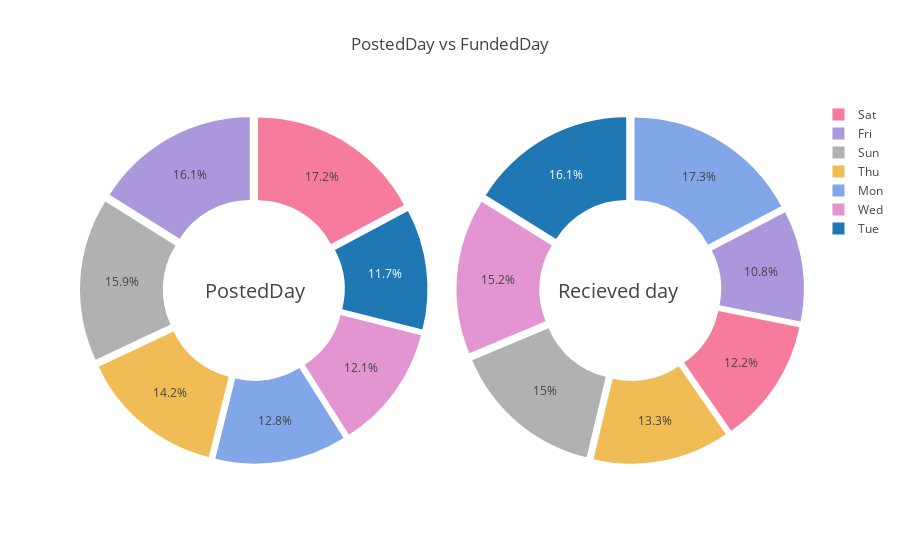

Write notebook code for a chart like this one.
### Markdown cell above
### lets analyze which day in a week gets hight amount of donations.

### Code cell
t1 = df_Projects['Posted Day'].value_counts()
t2 = df_Donations_Time['Received Day'].value_counts()

mapp = {0:'Sun',1:'Mon',2:'Tue',3:'Wed',4:'Thu',5:'Fri',6:'Sat'}
values1 = t1.values 
index1 = t1.index
index1 = [mapp[x] for x in index1]

values2 = t2.values 
index2 = t2.index
index2 = [mapp[x] for x in index2]
tmap = {}
for j, b in enumerate(index2):
    tmap[b] = values2[j]
# print (tmap)
# print index1
values2_c = [tmap[c] for c in index1]
# print values2_c
domain1 = {'x': [0.2, 0.50], 'y': [0.0, 0.33]}
domain2 = {'x': [0.8, 0.50], 'y': [0.0, 0.33]}


fig = {
  "data": [
    {
      "values": values1,
      "labels": index1,
      "domain": {"x": [0, .48]},
        "marker" : dict(colors=["#f77b9c" ,'#ab97db',  '#b0b1b2', "#efbc56", "#81a7e8", "#e295d0"]),
      ##"name": "PostedDay",
      "hoverinfo":"label+percent+name",
        "hole": .5,
        'pull': .05,
      
#             "textinfo" : "text",
      "type": "pie"
    },
    {
      "values": values2_c,
      "labels": index1,
        "marker" : dict(colors=["#f77b9c" ,'#ab97db',  '#b0b1b2', "#efbc56", "#81a7e8", "#e295d0"]),
      "domain": {"x": [.52, 1]},
#         "text":"CO2",
   ##   "textposition":"inside",
  ##    "name": "FundedDay",
#         "text" : values2,
#         "textinfo" : "text",
        "hole" : .5,
        'pull': .05,
      "type": "pie"
    }],
  "layout": {
   "title":"PostedDay vs FundedDay",
     "annotations": [
            {
                "font": {
                   "size": 20
               },
               "showarrow": False,
               "text": "PostedDay",
               "x": 0.17,
                "y": 0.5
            },
            {
                "font": {
                   "size": 20
               },
                "showarrow": False,
              "text": "Recieved day",
                "x": 0.83,
               "y": 0.5
           }
        ]
    
    }
}
iplot(fig, filename='donut')

### Figure 1 — Plotly figure (JSON) as saved in the notebook; plotly's stock layout.template omitted (floating-point values rounded to 4 significant figures)
{"data": [{"domain": {"x": [0, 0.48]}, "hole": 0.5, "hoverinfo": "label+percent+name", "labels": ["Sat", "Fri", "Sun", "Thu", "Mon", "Wed", "Tue"], "marker": {"colors": ["#f77b9c", "#ab97db", "#b0b1b2", "#efbc56", "#81a7e8", "#e295d0"]}, "pull": 0.05, "type": "pie", "uid": "a86139de-ab07-11e8-8534-acbc32968cab", "values": [190888, 178391, 176569, 157187, 142498, 134259, 130211]}, {"domain": {"x": [0.52, 1]}, "hole": 0.5, "labels": ["Sat", "Fri", "Sun", "Thu", "Mon", "Wed", "Tue"], "marker": {"colors": ["#f77b9c", "#ab97db", "#b0b1b2", "#efbc56", "#81a7e8", "#e295d0"]}, "pull": 0.05, "type": "pie", "uid": "a8614968-ab07-11e8-b7ac-acbc32968cab", "values": [562725, 498877, 690535, 614249, 799246, 699634, 742841]}], "layout": {"annotations": [{"font": {"size": 20}, "showarrow": false, "text": "PostedDay", "x": 0.17, "y": 0.5}, {"font": {"size": 20}, "showarrow": false, "text": "Recieved day", "x": 0.83, "y": 0.5}], "title": "PostedDay vs FundedDay"}}
